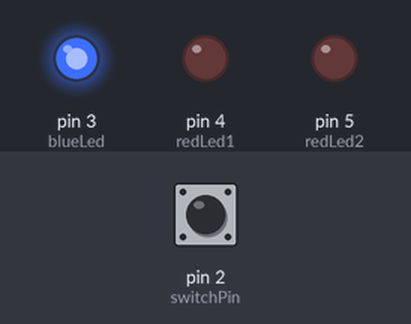
The sketch below on a simulated Arduino Uno, built with avr-gcc and run on an emulated ATmega328P. On the bench: output pins drawn as LEDs (lit = HIGH). Inputs (shaded band) come from the test bench; at power-on: pin 2 (switchPin) HIGH. EEPROM starts erased.

Above: at 1.2 s.
1.3 s: pin 2 (switchPin) pulled LOW for 0.15 s
At 2.7 s:
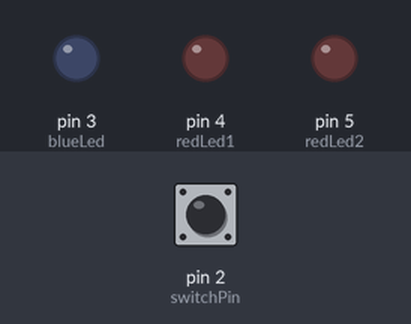
4.3 s: pin 2 (switchPin) pulled LOW for 1 s
At 6.7 s:
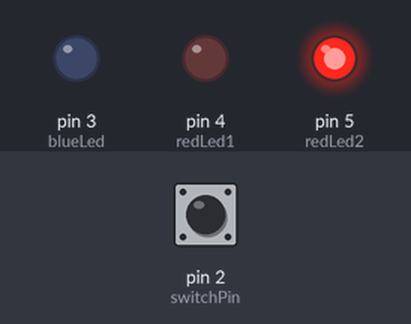
7.3 s: pin 2 (switchPin) pulled LOW for 3.2 s
At 8.5 s:
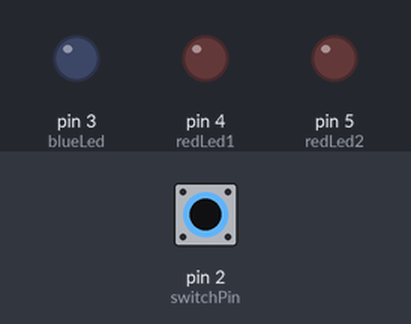
Timing chart, 0 to 18.0 s (numbered marks = the images above; inputs shaded):
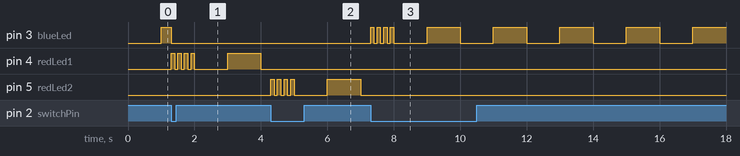

Measured:
- after the input at 1.3 s, pin 4 (redLed1): goes 3 × (HIGH 0.10 s, LOW 0.10 s), HIGH 0.10 s, LOW 1.0 s, HIGH 1.0 s, then LOW, starting at once
- after the input at 4.3 s, pin 4 (redLed1): stays LOW (without the input it goes to HIGH after 0.70 s); pin 5 (redLed2): goes 3 × (HIGH 0.10 s, LOW 0.10 s), HIGH 0.10 s, LOW 1.0 s, HIGH 1.0 s, then LOW, starting at once
- after the input at 7.3 s, pin 3 (blueLed): goes 3 × (HIGH 0.10 s, LOW 0.10 s), HIGH 0.10 s, 4 × (LOW 1.0 s, HIGH 1.0 s), LOW 1.0 s, then HIGH, starting at once; pin 5 (redLed2): stops changing and stays LOW

The sketch:

main.ino
```cpp
#include <EEPROM.h>

// Add EEPROM address constant for storing the mode
const int eepromAddress = 0;  // Use address 0 for storing the mode

const int switchPin = 2;
const int blueLed = 3;
const int redLed1 = 4;
const int redLed2 = 5;
volatile int mode = 0;
unsigned long lastToggleTime = 0;
const long interval = 1000;  // 1 seconds

volatile bool shouldBlink = false;
volatile int blinkCount = 0;
const int blinkInterval = 100;  // 100ms for a fast blink

void setup() {
  pinMode(switchPin, INPUT_PULLUP);
  pinMode(blueLed, OUTPUT);
  pinMode(redLed1, OUTPUT);
  pinMode(redLed2, OUTPUT);
  attachInterrupt(digitalPinToInterrupt(switchPin), changeMode, FALLING);
  mode = EEPROM.read(eepromAddress) % 3;
}

void loop() {
  unsigned long currentMillis = millis();

  if (shouldBlink) {
    blinkLed();  // Call a modified blinkLed function
  } else {
    toggleLeds();  // Continue with normal LED operation
  }
}

void changeMode() {
  static unsigned long lastInterruptTime = 0;
  unsigned long interruptTime = millis();

  if (interruptTime - lastInterruptTime > 250) {  // Debounce
    mode = (mode + 1) % 3;
    EEPROM.write(eepromAddress, mode); // Remember mode between reboots

    // turn off all LEDs
    digitalWrite(blueLed, LOW);
    digitalWrite(redLed1, LOW);
    digitalWrite(redLed2, LOW);

    shouldBlink = true;
    blinkCount = 0;
  }

  lastInterruptTime = interruptTime;
}

void blinkLed() {
  static unsigned long lastBlinkTime = 0;
  int pin = (mode == 0) ? blueLed : (mode == 1) ? redLed1
                                                : redLed2;

  if (millis() - lastBlinkTime >= blinkInterval && blinkCount < 8) {  // Blink 4 times (on and off)
    digitalWrite(pin, !digitalRead(pin));
    lastBlinkTime = millis();
    blinkCount++;
    if (blinkCount >= 8) {
      shouldBlink = false;
      digitalWrite(pin, LOW);     // Ensure LED is off after blinking
      lastToggleTime = millis();  // Ensure we update last toggle time so light is off starting cycle
    }
  }
}


void toggleLeds() {
  unsigned long currentMillis = millis();
  if (currentMillis - lastToggleTime >= interval) {
    if (mode == 0) {
      // Toggle blue LED every 10 seconds
      digitalWrite(blueLed, !digitalRead(blueLed));
    } else if (mode == 1) {
      // Toggle first red LED every 10 seconds
      digitalWrite(redLed1, !digitalRead(redLed1));
    } else if (mode == 2) {
      // Toggle second red LED every 10 seconds
      digitalWrite(redLed2, !digitalRead(redLed2));
    }
    lastToggleTime = currentMillis;
  }
}
```
